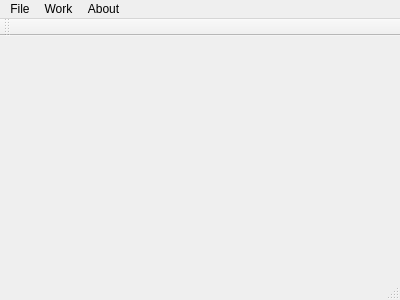
<?xml version="1.0" encoding="UTF-8"?>
<ui version="4.0">
 <class>MainWindow</class>
 <widget class="QMainWindow" name="MainWindow">
  <property name="geometry">
   <rect>
    <x>0</x>
    <y>0</y>
    <width>400</width>
    <height>300</height>
   </rect>
  </property>
  <property name="windowTitle">
   <string>MainWindow</string>
  </property>
  <widget class="QWidget" name="centralWidget"/>
  <widget class="QMenuBar" name="menuBar">
   <property name="geometry">
    <rect>
     <x>0</x>
     <y>0</y>
     <width>400</width>
     <height>23</height>
    </rect>
   </property>
   <widget class="QMenu" name="menuFile">
    <property name="title">
     <string>File</string>
    </property>
    <addaction name="actionOpen_Video"/>
   </widget>
   <widget class="QMenu" name="menuWork">
    <property name="title">
     <string>Work</string>
    </property>
    <addaction name="actionStatus_Checker"/>
   </widget>
   <widget class="QMenu" name="menuAbout">
    <property name="title">
     <string>About</string>
    </property>
   </widget>
   <addaction name="menuFile"/>
   <addaction name="menuWork"/>
   <addaction name="menuAbout"/>
  </widget>
  <widget class="QToolBar" name="mainToolBar">
   <attribute name="toolBarArea">
    <enum>TopToolBarArea</enum>
   </attribute>
   <attribute name="toolBarBreak">
    <bool>false</bool>
   </attribute>
  </widget>
  <widget class="QStatusBar" name="statusBar"/>
  <action name="actionOpen_Video">
   <property name="text">
    <string>Open Video</string>
   </property>
  </action>
  <action name="actionStatus_Checker">
   <property name="text">
    <string>Status Checker</string>
   </property>
  </action>
 </widget>
 <layoutdefault spacing="6" margin="11"/>
 <resources/>
 <connections/>
</ui>
